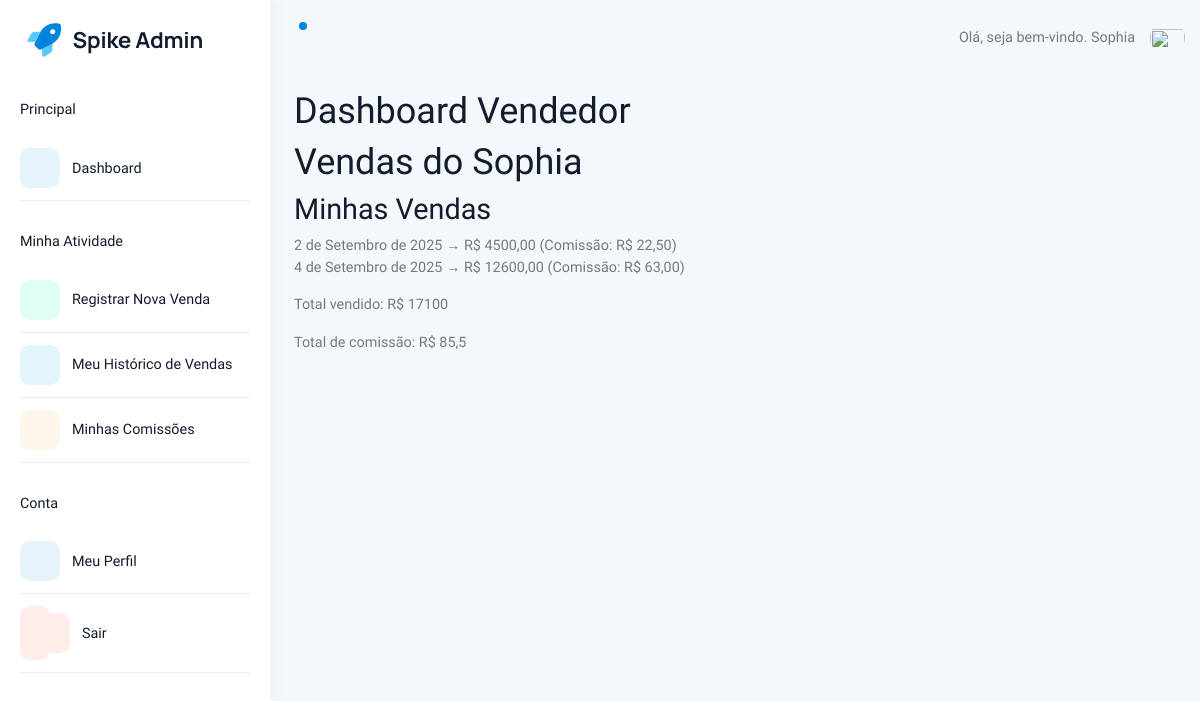
/vendedor/ (signed in), run on the app's committed database.
### apps/accounts/models.py (models this page shows, shortened)
class Account(AbstractUser, BaseModel):
    class UserType(models.TextChoices):
        ADMIN = "ADMIN", "Administrador"
        SELLER = "SELLER", "Vendedor"
        MANAGER = "MANAGER", "Gerente"
    user_type = models.CharField(
        max_length=10,
        choices=UserType.choices,
        default=UserType.SELLER,
        verbose_name="Tipo de Usuário",
        help_text="Define o papel do usuário no sistema",
    )
    document = models.CharField(
        max_length=14, unique=True, verbose_name="CPF/CNPJ", help_text="Apenas números"
    )
    phone = models.CharField(max_length=15, blank=True, verbose_name="Telefone")
    commission_rate = models.DecimalField(
        max_digits=5,
        decimal_places=2,
        default=0.50,
        verbose_name="Taxa de Comissão (%)",
        help_text="Percentual de comissão que este vendedor recebe (padrão: 0.5%)",
    )
    commission_active = models.BooleanField(
        default=True,
        verbose_name="Comissão Ativa",
        help_text="Se desabilitado, este vendedor não receberá comissões",
    )
    commission_start_date = models.DateField(
        blank=True,
        null=True,
        verbose_name="Início das Comissões",
        help_text="Data a partir da qual este vendedor começou a receber comissões",
    )
    birth_date = models.DateField(
        blank=True, null=True, verbose_name="Data de Nascimento"
    )
    def total_sold(self, start_date=None, end_date=None):
        qs = self.daily_sales.filter(is_active=True)
        if start_date:
            qs = qs.filter(sale_date__gte=start_date)
        if end_date:
            qs = qs.filter(sale_date__lte=end_date)
        result = qs.aggregate(total=Sum("total_amount"))
        return result["total"] or 0
    def total_commission_paid(self, start_date=None, end_date=None):
        qs = self.daily_sales.filter(is_active=True)
        if start_date:
            qs = qs.filter(sale_date__gte=start_date)
        if end_date:
            qs = qs.filter(sale_date__lte=end_date)
        result = qs.aggregate(total=Sum("calculated_commission"))
        return result["total"] or 0
    class Meta:
        verbose_name = "Usuário"
        verbose_name_plural = "Usuários"
        indexes = [
            models.Index(fields=["user_type", "commission_active", "is_active"]),
        ]

### apps/sales/models.py (models this page shows, shortened)
class DailySales(BaseModel):
    seller = models.ForeignKey(
        settings.AUTH_USER_MODEL,
        on_delete=models.PROTECT,
        related_name='daily_sales',
        verbose_name="Vendedor",
        help_text="Vendedor que realizou as vendas"
    )
    sale_date = models.DateField(
        verbose_name="Data das Vendas",
        help_text="Data em que as vendas foram realizadas"
    )
    total_amount = models.DecimalField(
        max_digits=10,
        decimal_places=2,
        validators=[MinValueValidator(Decimal('0.00'))],
        verbose_name="Valor Total Vendido (R$)",
        help_text="Soma de todas as vendas do vendedor neste dia"
    )
    commission_rate_applied = models.DecimalField(
        max_digits=5,
        decimal_places=2,
        null=True,
        blank=True,
        verbose_name="Taxa de Comissão Aplicada (%)",
        help_text="Taxa aplicada no momento do lançamento (mantém histórico)"
    )
    calculated_commission = models.DecimalField(
        max_digits=8,
        decimal_places=2,
        verbose_name="Comissão Calculada (R$)",
        help_text="total_amount * (commission_rate_applied / 100)"
    )
    notes = models.TextField(
        blank=True,
        verbose_name="Observações",
        help_text="Observações opcionais sobre as vendas do dia"
    )
    registered_by = models.ForeignKey(
        settings.AUTH_USER_MODEL,
        on_delete=models.SET_NULL,
        null=True,
        blank=True,
        related_name='sales_registered',
        verbose_name="Lançado por",
        help_text="Usuário que fez o lançamento (vendedor ou gerente/admin)"
    )
    class Meta:
        verbose_name = "Venda Diária"
        verbose_name_plural = "Vendas Diárias"
        unique_together = ['seller', 'sale_date']
        indexes = [
            models.Index(fields=['seller', 'sale_date']),
            models.Index(fields=['sale_date']),
            models.Index(fields=['is_active', 'sale_date']),
        ]

### apps/dashboard/views.py (the view)
# urls.py: path('vendedor/', views.VendedorDashboardView.as_view(), name='vendedor_dashboard'),
class VendedorDashboardView(LoginRequiredMixin, TemplateView):
    template_name = 'dashboard/vendedor_dashboard.html'

### apps/dashboard/templates/dashboard/vendedor_dashboard.html (shortened to what this page needs)
{% extends "base/base_dashboard.html" %}
{% load static %}
{% load humanize %}
{% block content %}
<div class="container-fluid">
    <h1>Dashboard Vendedor</h1>
<h1>Vendas do {{ request.user.username }}</h1>
<h2>Minhas Vendas</h2>
<ul>
  {% for sale in request.user.daily_sales.all %}
    <li>{{ sale.sale_date }} → R$ {{ sale.total_amount }} (Comissão: R$ {{ sale.calculated_commission }})</li>
  {% empty %}
    <li>Nenhuma venda registrada</li>
  {% endfor %}
</ul>
<p>Total vendido: R$ {{ request.user.total_sold }}</p>
<p>Total de comissão: R$ {{ request.user.total_commission_paid }}</p>
</div>
{% endblock %}

### templates/base/base_dashboard.html (shortened to what this page needs)
{% load static %}
<!doctype html>
<html lang="pt-BR">
<head>
  <link rel="stylesheet" href="{% static 'assets/css/styles.min.css' %}" />
</head>
<body>
  <div class="page-wrapper" id="main-wrapper" data-layout="vertical" data-navbarbg="skin6" data-sidebartype="full"
    data-sidebar-position="fixed" data-header-position="fixed">
    <aside class="left-sidebar">
      <div class="scroll-sidebar" data-simplebar>
        <div class="d-flex mb-4 align-items-center justify-content-between">
            <a href="index.html" class="text-nowrap logo-img ms-0 ms-md-1">
              <img src="{% static 'assets/images/logos/dark-logo.svg' %}" width="180" alt="">
            </a>
        </div>
        <nav class="sidebar-nav">
          {% if user.is_authenticated %}
          <ul id="sidebarnav" class="mb-4 pb-2">
            <li class="nav-small-cap">
              <span class="hide-menu">Principal</span>
            </li>
            <li class="sidebar-item">
              <a class="sidebar-link sidebar-link primary-hover-bg" href="{% url 'dashboard:dashboard' %}" aria-expanded="false">
                <span class="aside-icon p-2 bg-light-primary rounded-3">
                  <i class="ti ti-layout-dashboard fs-7 text-primary"></i>
                </span>
                <span class="hide-menu ms-2 ps-1">Dashboard</span>
              </a>
            </li>
            {% if user.user_type == 'SELLER' %}
            <li class="nav-small-cap">
              <span class="hide-menu">Minha Atividade</span>
            </li>
            <li class="sidebar-item">
              <a class="sidebar-link sidebar-link success-hover-bg" href="#" aria-expanded="false">
                <span class="aside-icon p-2 bg-light-success rounded-3">
                  <i class="ti ti-plus fs-7 text-success"></i>
                </span>
                <span class="hide-menu ms-2 ps-1">Registrar Nova Venda</span>
              </a>
            </li>
            <li class="sidebar-item">
              <a class="sidebar-link sidebar-link primary-hover-bg" href="#" aria-expanded="false">
                <span class="aside-icon p-2 bg-light-info rounded-3">
                  <i class="ti ti-history fs-7 text-info"></i>
                </span>
                <span class="hide-menu ms-2 ps-1">Meu Histórico de Vendas</span>
              </a>
            </li>
            <li class="sidebar-item">
              <a class="sidebar-link sidebar-link warning-hover-bg" href="#" aria-expanded="false">
                <span class="aside-icon p-2 bg-light-warning rounded-3">
                  <i class="ti ti-cash fs-7 text-warning"></i>
                </span>
                <span class="hide-menu ms-2 ps-1">Minhas Comissões</span>
              </a>
            </li>
            {% endif %}
            <li class="nav-small-cap">
              <span class="hide-menu">Conta</span>
            </li>
            <li class="sidebar-item">
                <a class="sidebar-link sidebar-link primary-hover-bg" href="#" aria-expanded="false">
                  <span class="aside-icon p-2 bg-light-primary rounded-3">
                    <i class="ti ti-user-circle fs-7 text-primary"></i>
                  </span>
                  <span class="hide-menu ms-2 ps-1">Meu Perfil</span>
                </a>
            </li>
            <li class="sidebar-item">
              <form method="post" action="{% url 'accounts:logout' %}">
                {% csrf_token %} <button type="submit" class="sidebar-link sidebar-link danger-hover-bg" style="border: none; background: none; width: 100%; text-align: left; padding: 7px 10px; cursor: pointer;">
                  <span class="aside-icon p-2 bg-light-danger rounded-3">
                    <i class="ti ti-logout fs-7 text-danger"></i>
                  </span>
                  <span class="hide-menu ms-2 ps-1">Sair</span>
                </button>
              </form>
            </li>
          </ul>
          {% endif %}
        </nav>
      </div>
    </aside>
    <div class="body-wrapper">
      <header class="app-header">
        <nav class="navbar navbar-expand-lg navbar-light">
          <ul class="navbar-nav">
            <li class="nav-item">
              <a class="nav-link nav-icon-hover" href="javascript:void(0)">
                <i class="ti ti-bell-ringing"></i>
                <div class="notification bg-primary rounded-circle"></div>
              </a>
            </li>
          </ul>
          <div class="navbar-collapse justify-content-end px-0" id="navbarNav">
            <ul class="navbar-nav flex-row ms-auto align-items-center justify-content-end">
              <div target="_blank" class="light">Olá, seja bem-vindo. {{user.username}}</div>
              <li class="nav-item dropdown">
                <a class="nav-link nav-icon-hover" href="javascript:void(0)" id="drop2" data-bs-toggle="dropdown"
                  aria-expanded="false">
                  <img src="{% static 'assets/images/profile/user1.jpg' %}" alt="" width="35" height="35" class="rounded-circle">
                </a>
              </li>
            </ul>
          </div>
        </nav>
      </header>
      {% block content %}
      {% endblock content %}
    </div>
  </div>
</body>
</html>

### data on the page
Account: username "Sophia", user.username "Sophia", user.total_sold "17100", user.total_commission_paid "85,5"
DailySales: sale_date "2 de Setembro de 2025", total_amount "4500,00", calculated_commission "22,50"
DailySales: sale_date "4 de Setembro de 2025", total_amount "12600,00", calculated_commission "63,00"
